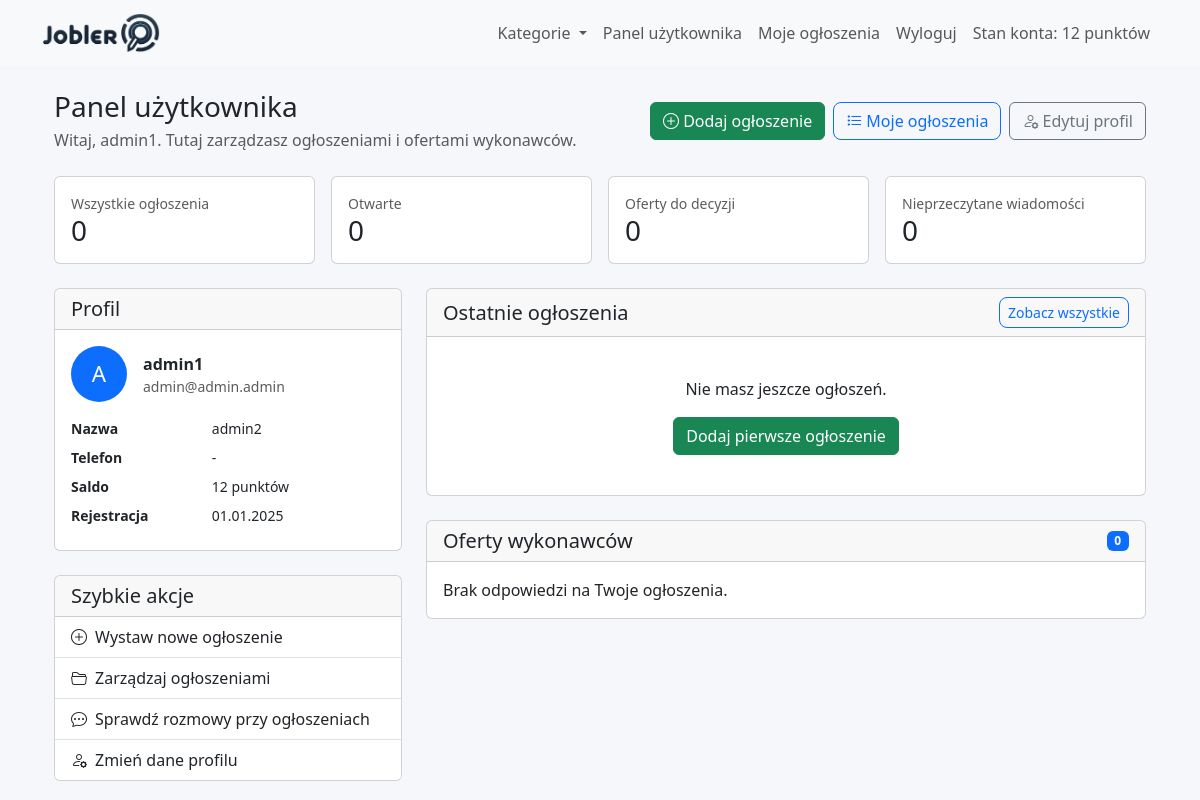
Screenshot of /views/user/dashboard.php (signed in) with the database file from the repository.
### tables this page shows
CREATE TABLE `users` (
  `id` int(11) NOT NULL,
  `email` varchar(255) NOT NULL,
  `password` varchar(255) NOT NULL,
  `role` enum('user','executor','admin') NOT NULL DEFAULT 'user',
  `created_at` timestamp NOT NULL DEFAULT current_timestamp(),
  `email_verified_at` datetime DEFAULT NULL,
  `last_login` datetime DEFAULT NULL,
  `last_activity` datetime DEFAULT NULL,
  `name` varchar(255) NOT NULL,
  `username` varchar(255) NOT NULL,
  `updated_at` timestamp NOT NULL DEFAULT current_timestamp() ON UPDATE current_timestamp(),
  `registration_ip` varchar(45) DEFAULT NULL,
  `user_agent` varchar(500) DEFAULT NULL,
  `last_login_ip` varchar(45) DEFAULT NULL,
  `status` enum('active','inactive') DEFAULT 'active',
  `phone` varchar(15) DEFAULT NULL,
  `account_balance` int(11) NOT NULL DEFAULT 0,
  `avatar` varchar(255) DEFAULT NULL,
  `need_change` tinyint(1) NOT NULL DEFAULT 0,
  `newsletter_subscription` tinyint(1) DEFAULT 0,
  `original_email` varchar(255) DEFAULT NULL,
  `original_name` varchar(255) DEFAULT NULL,
  `original_username` varchar(255) DEFAULT NULL,
  `original_phone` varchar(50) DEFAULT NULL,
  `profile_updated_at` datetime DEFAULT NULL
);

### models/Database.php (called while the page is built, shortened)
<?php
class Database {
    private static $pdo;
    public static function getConnection() {
        if (self::$pdo == null) {
            try {
                self::$pdo = new PDO(
                    'mysql:host=localhost;dbname=jobler',
                    'root',
                    ''
                );
                self::$pdo->setAttribute(PDO::ATTR_ERRMODE, PDO::ERRMODE_EXCEPTION);
                self::$pdo->setAttribute(PDO::ATTR_DEFAULT_FETCH_MODE, PDO::FETCH_ASSOC);
            } catch (PDOException $e) {
                die("Connection failed: " . $e->getMessage());
            }
        }
        return self::$pdo;
    }
}
?>

### models/User.php (called while the page is built, shortened)
<?php
include_once(__DIR__ . '/Database.php');
class User {
    private $pdo;
    public function __construct() {
        $this->pdo = Database::getConnection();
        $this->ensureProfileColumns();
    }
    private function ensureProfileColumns() {
        $columns = [
            'original_email' => "ALTER TABLE users ADD COLUMN original_email VARCHAR(255) DEFAULT NULL",
            'original_name' => "ALTER TABLE users ADD COLUMN original_name VARCHAR(255) DEFAULT NULL",
            'original_username' => "ALTER TABLE users ADD COLUMN original_username VARCHAR(255) DEFAULT NULL",
            'original_phone' => "ALTER TABLE users ADD COLUMN original_phone VARCHAR(50) DEFAULT NULL",
            'profile_updated_at' => "ALTER TABLE users ADD COLUMN profile_updated_at DATETIME DEFAULT NULL",
        ];
        $stmt = $this->pdo->query("SHOW COLUMNS FROM users");
        $existingColumns = $stmt ? $stmt->fetchAll(PDO::FETCH_COLUMN) : [];
        $this->pdo->exec("
            UPDATE users
            SET original_email = COALESCE(original_email, email),
                original_name = COALESCE(original_name, name),
                original_username = COALESCE(original_username, username),
                original_phone = COALESCE(original_phone, phone)
            WHERE original_email IS NULL
               OR original_name IS NULL
               OR original_username IS NULL
               OR original_phone IS NULL
        ");
    }
public function getUserById($userId) {
    $sql = "SELECT id, email, name, role, created_at, updated_at, registration_ip,
                   last_login_ip, status, account_balance, last_login,
                   email_verified_at, username, phone, need_change, avatar, newsletter_subscription,
                   user_agent, original_email, original_name, original_username, original_phone, profile_updated_at
            FROM users WHERE id = :user_id";
    $stmt = $this->pdo->prepare($sql);
    $stmt->bindParam(':user_id', $userId);
    $stmt->execute();
    return $stmt->fetch(PDO::FETCH_ASSOC);
}
}
?>

### models/Executor.php (called while the page is built, shortened)
<?php
include_once('Database.php');
class Executor {
    private $pdo;
    public function __construct() {
        $this->pdo = Database::getConnection();
    }
    private function ensureOfferWorkflowColumns() {
        $responseColumns = [
            'proposed_price' => "ALTER TABLE responses ADD COLUMN proposed_price DECIMAL(10,2) DEFAULT NULL",
            'scope' => "ALTER TABLE responses ADD COLUMN scope TEXT DEFAULT NULL",
            'points_reserved' => "ALTER TABLE responses ADD COLUMN points_reserved INT(11) NOT NULL DEFAULT 0",
            'status' => "ALTER TABLE responses ADD COLUMN status VARCHAR(20) NOT NULL DEFAULT 'pending'",
            'accepted_at' => "ALTER TABLE responses ADD COLUMN accepted_at DATETIME DEFAULT NULL",
        ];
        $jobColumns = [
            'executor_id' => "ALTER TABLE jobs ADD COLUMN executor_id INT(11) DEFAULT NULL",
            'deleted_at' => "ALTER TABLE jobs ADD COLUMN deleted_at DATETIME DEFAULT NULL",
            'archived_at' => "ALTER TABLE jobs ADD COLUMN archived_at DATETIME DEFAULT NULL",
            'archive_reason' => "ALTER TABLE jobs ADD COLUMN archive_reason VARCHAR(80) DEFAULT NULL",
        ];
        $stmt = $this->pdo->query("SHOW COLUMNS FROM responses");
        $existingResponseColumns = $stmt ? $stmt->fetchAll(PDO::FETCH_COLUMN) : [];
        $stmt = $this->pdo->query("SHOW COLUMNS FROM jobs");
        $existingJobColumns = $stmt ? $stmt->fetchAll(PDO::FETCH_COLUMN) : [];
        $stmt = $this->pdo->query("SHOW COLUMNS FROM messages");
        $existingMessageColumns = $stmt ? $stmt->fetchAll(PDO::FETCH_ASSOC) : [];
    }
    public function getUserJobOffers($userId) {
        $this->ensureOfferWorkflowColumns();
        $query = "SELECT r.id AS response_id, r.message, r.proposed_price, r.scope, r.points_reserved,
                         r.status AS response_status, r.created_at, r.accepted_at,
                         j.id AS job_id, j.title, j.status AS job_status, j.points_required, j.executor_id AS accepted_executor_id,
                         u.name AS executor_name, u.id AS executor_id
                  FROM jobs j
                  INNER JOIN responses r ON j.id = r.job_id
                  INNER JOIN users u ON r.executor_id = u.id
                  WHERE j.user_id = :user_id
                    AND (j.deleted_at IS NULL OR j.deleted_at = '')
                    AND (j.archived_at IS NULL OR j.archived_at = '')
                  ORDER BY j.created_at DESC, r.created_at DESC";
        $stmt = $this->pdo->prepare($query);
        $stmt->bindValue(':user_id', $userId, PDO::PARAM_INT);
        $stmt->execute();
        return $stmt->fetchAll(PDO::FETCH_ASSOC);
    }
}
?>

### views/user/dashboard.php (the view, shortened to what this page needs)
<?php
include_once('../../models/User.php');
include_once('../../models/Executor.php');
include_once('../../models/Database.php');
$userId = (int)$_SESSION['user_id'];
$userModel = new User();
$executorModel = new Executor();
$pdo = Database::getConnection();
$user = $userModel->getUserById($userId);
$userName = $user['name'] ?? ($_SESSION['user_name'] ?? '');
$pdo->exec("
    UPDATE jobs
    SET archived_at = COALESCE(archived_at, NOW()),
        archive_reason = CASE
            WHEN deleted_at IS NOT NULL THEN 'auto_year_after_delete'
            ELSE 'auto_year_after_publish'
        END,
        updated_at = NOW()
    WHERE archived_at IS NULL
      AND (
          created_at <= DATE_SUB(NOW(), INTERVAL 1 YEAR)
          OR (deleted_at IS NOT NULL AND deleted_at <= DATE_SUB(NOW(), INTERVAL 1 YEAR))
      )
");
$responses = $executorModel->getUserJobOffers($userId);
$offersByJob = [];
$statsStmt = $pdo->prepare("
    SELECT
        COUNT(*) AS total_jobs,
        SUM(status = 'open') AS open_jobs,
        SUM(status = 'in_progress') AS in_progress_jobs,
        SUM(status = 'closed') AS closed_jobs
    FROM jobs
    WHERE user_id = :user_id AND deleted_at IS NULL AND archived_at IS NULL
");
$statsStmt->execute(['user_id' => $userId]);
$jobStats = $statsStmt->fetch(PDO::FETCH_ASSOC) ?: [];
$offerStatsStmt = $pdo->prepare("
    SELECT
        COUNT(r.id) AS total_offers,
        SUM(r.status = 'pending') AS pending_offers,
        SUM(r.status = 'accepted') AS accepted_offers
    FROM responses r
    INNER JOIN jobs j ON j.id = r.job_id
    WHERE j.user_id = :user_id AND j.deleted_at IS NULL AND j.archived_at IS NULL
");
$offerStatsStmt->execute(['user_id' => $userId]);
$offerStats = $offerStatsStmt->fetch(PDO::FETCH_ASSOC) ?: [];
$messagesStmt = $pdo->prepare("SELECT COUNT(*) FROM messages WHERE receiver_id = :user_id AND read_status = 0");
$messagesStmt->execute(['user_id' => $userId]);
$unreadMessages = (int)$messagesStmt->fetchColumn();
$recentJobsStmt = $pdo->prepare("
    SELECT j.*, c.name AS category_name, COUNT(r.id) AS offer_count
    FROM jobs j
    LEFT JOIN categories c ON c.id = j.category_id
    LEFT JOIN responses r ON r.job_id = j.id
    WHERE j.user_id = :user_id AND j.deleted_at IS NULL AND j.archived_at IS NULL
    GROUP BY j.id
    ORDER BY j.created_at DESC
    LIMIT 6
");
$recentJobsStmt->execute(['user_id' => $userId]);
$recentJobs = $recentJobsStmt->fetchAll(PDO::FETCH_ASSOC);
include('../partials/header.php');
?>
<div class="container">
    <div class="d-flex flex-wrap justify-content-between align-items-center gap-3 mb-4">
        <div>
            <h1 class="h3 mb-1">Panel użytkownika</h1>
            <p class="text-muted mb-0">Witaj, <?= htmlspecialchars($userName) ?>. Tutaj zarządzasz ogłoszeniami i ofertami wykonawców.</p>
        </div>
        <div class="d-flex flex-wrap gap-2">
            <a href="create_job.php" class="btn btn-success"><i class="bi bi-plus-circle"></i> Dodaj ogłoszenie</a>
            <a href="job_list.php" class="btn btn-outline-primary"><i class="bi bi-list-task"></i> Moje ogłoszenia</a>
            <a href="edit_profile.php" class="btn btn-outline-secondary"><i class="bi bi-person-gear"></i> Edytuj profil</a>
        </div>
    </div>
    <div class="row g-3 mb-4">
        <div class="col-md-3 col-6">
            <div class="card h-100">
                <div class="card-body">
                    <div class="text-muted small">Wszystkie ogłoszenia</div>
                    <div class="h3 mb-0"><?= (int)($jobStats['total_jobs'] ?? 0) ?></div>
                </div>
            </div>
        </div>
        <div class="col-md-3 col-6">
            <div class="card h-100">
                <div class="card-body">
                    <div class="text-muted small">Otwarte</div>
                    <div class="h3 mb-0"><?= (int)($jobStats['open_jobs'] ?? 0) ?></div>
                </div>
            </div>
        </div>
        <div class="col-md-3 col-6">
            <div class="card h-100">
                <div class="card-body">
                    <div class="text-muted small">Oferty do decyzji</div>
                    <div class="h3 mb-0"><?= (int)($offerStats['pending_offers'] ?? 0) ?></div>
                </div>
            </div>
        </div>
        <div class="col-md-3 col-6">
            <div class="card h-100">
                <div class="card-body">
                    <div class="text-muted small">Nieprzeczytane wiadomości</div>
                    <div class="h3 mb-0"><?= $unreadMessages ?></div>
                </div>
            </div>
        </div>
    </div>
    <div class="row g-4">
        <div class="col-lg-4">
            <div class="card mb-4">
                <div class="card-header">
                    <h2 class="h5 mb-0">Profil</h2>
                </div>
                <div class="card-body">
                    <div class="d-flex align-items-center gap-3 mb-3">
                        <div class="rounded-circle bg-primary text-white d-flex align-items-center justify-content-center" style="width:56px;height:56px;font-size:1.4rem;">
                            <?= htmlspecialchars(strtoupper(substr($userName, 0, 1))) ?>
                        </div>
                        <div>
                            <div class="fw-semibold"><?= htmlspecialchars($userName) ?></div>
                            <div class="text-muted small"><?= htmlspecialchars($user['email'] ?? '') ?></div>
                        </div>
                    </div>
                    <dl class="row mb-0 small">
                        <dt class="col-5">Nazwa</dt>
                        <dd class="col-7"><?= htmlspecialchars($user['username'] ?? '-') ?></dd>
                        <dt class="col-5">Telefon</dt>
                        <dd class="col-7"><?= htmlspecialchars($user['phone'] ?: '-') ?></dd>
                        <dt class="col-5">Saldo</dt>
                        <dd class="col-7"><?= (int)($user['account_balance'] ?? 0) ?> punktów</dd>
                        <dt class="col-5">Rejestracja</dt>
                        <dd class="col-7"><?= !empty($user['created_at']) ? date('d.m.Y', strtotime($user['created_at'])) : '-' ?></dd>
                    </dl>
                </div>
            </div>
            <div class="card">
                <div class="card-header">
                    <h2 class="h5 mb-0">Szybkie akcje</h2>
                </div>
                <div class="list-group list-group-flush">
                    <a class="list-group-item list-group-item-action" href="create_job.php"><i class="bi bi-plus-circle me-2"></i>Wystaw nowe ogłoszenie</a>
                    <a class="list-group-item list-group-item-action" href="job_list.php"><i class="bi bi-folder2-open me-2"></i>Zarządzaj ogłoszeniami</a>
                    <a class="list-group-item list-group-item-action" href="job_list.php"><i class="bi bi-chat-dots me-2"></i>Sprawdź rozmowy przy ogłoszeniach</a>
                    <a class="list-group-item list-group-item-action" href="edit_profile.php"><i class="bi bi-person-gear me-2"></i>Zmień dane profilu</a>
                </div>
            </div>
        </div>
        <div class="col-lg-8">
            <div class="card mb-4">
                <div class="card-header d-flex justify-content-between align-items-center">
                    <h2 class="h5 mb-0">Ostatnie ogłoszenia</h2>
                    <a href="job_list.php" class="btn btn-sm btn-outline-primary">Zobacz wszystkie</a>
                </div>
                <div class="card-body">
                    <?php if (empty($recentJobs)): ?>
                        <div class="text-center py-4">
                            <p class="mb-3">Nie masz jeszcze ogłoszeń.</p>
                            <a href="create_job.php" class="btn btn-success">Dodaj pierwsze ogłoszenie</a>
                        </div>
                    <?php endif; ?>
                </div>
            </div>
            <div class="card">
                <div class="card-header d-flex justify-content-between align-items-center">
                    <h2 class="h5 mb-0">Oferty wykonawców</h2>
                    <span class="badge bg-primary"><?= count($responses) ?></span>
                </div>
                <div class="card-body">
                    <?php if (empty($offersByJob)): ?>
                        <p class="mb-0">Brak odpowiedzi na Twoje ogłoszenia.</p>
                    <?php endif; ?>
                </div>
            </div>
        </div>
    </div>
</div>
<?php include('../partials/footer.php'); ?>

### css/style.css (style rules this page uses)
:root { --primary-color: #4e73df; --secondary-color: #f8f9fc; --accent-color: #36b9cc; --text-dark: #5a5c69; --border-radius: 12px; }
body { background-color: #f5f7fb; font-family: 'Segoe UI', Tahoma, Geneva, Verdana, sans-serif; }
.btn-outline-primary { border-radius: 8px; }

### rows the page displays
users: name "admin1", name "A", email "admin@admin.admin", username "admin2", phone "-", account_balance "12", created_at "01.01.2025"

### other values shown
$_SESSION['user_account_balance'] "12"
$jobStats['total_jobs'] "0"
$jobStats['open_jobs'] "0"
$offerStats['pending_offers'] "0"
$unreadMessages "0"
count($responses) "0"
